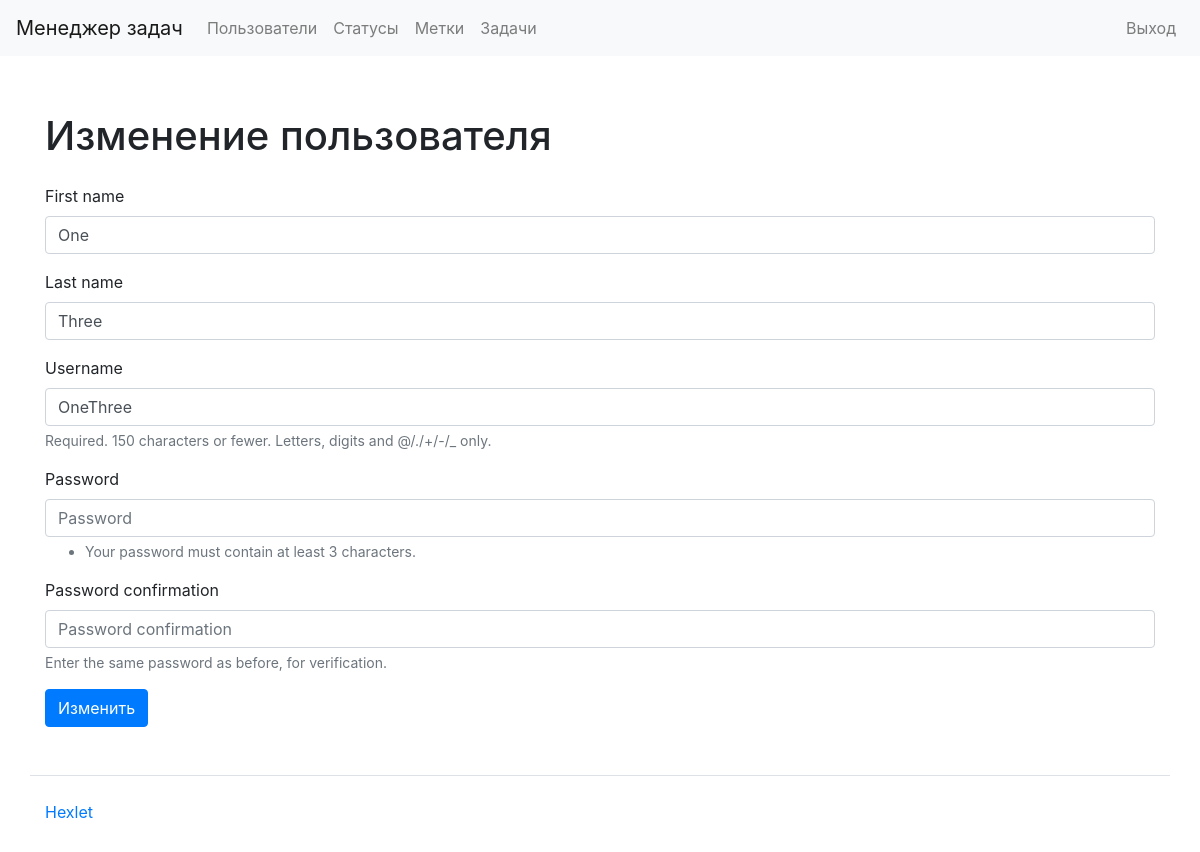
The page /users/2/update/ (signed in) on the database its author committed.
### task_manager/users/models.py (models this page shows)
class CustomUser(AbstractUser):
    def __str__(self):
        return self.get_full_name()

### task_manager/users/views.py (the view)
# urls.py: path('<int:pk>/update/', views.UsersUpdateView.as_view(),
class UsersUpdateView(CustomUnAuthorizedMixin, CustomPermissionRequiredMixin,
                      UpdateView):
    model = get_user_model()
    form_class = SignUpForm
    success_url = reverse_lazy('users_index')
    template_name = 'users/update.html'
    success_message = SUCCESS_UPDATE_MESSAGE

### task_manager/forms.py
class SignUpForm(UserCreationForm):
    class Meta:
        model = get_user_model()
        fields = [
            'first_name', 'last_name', 'username', 'password1', 'password2'
        ]

### task_manager/users/utils.py (called while the page is built)
    def dispatch(self, request, *args, **kwargs):
        if not request.user.is_authenticated:
            messages.error(
                request, ERROR_AUTH_MESSAGE
            )
            return redirect('login')
        return super().dispatch(request, *args, **kwargs)

    def dispatch(self, request, *args, **kwargs):
        if self.request.user != self.get_object():
            messages.error(
                request, ERROR_UPDATE_MESSAGE
            )
            return redirect('users_index')
        return super().dispatch(request, *args, **kwargs)

### task_manager/templates/users/update.html (shortened to what this page needs)
{% extends "index.html" %}
{% load bootstrap4 %}
{% load i18n %}
{% block content %}
<div class="container wrapper flex-grow-1">
    <h1 class="my-4">
        {% trans "Updating user" %}
    </h1>
    <form method="post">
    {% bootstrap_form form %}
    <input class="btn btn-primary" type="submit" value="{% trans 'Update' %}"/>
    </form>
</div>
{% endblock %}

### rows shown on the page
CustomUser: first_name "One", last_name "Three", username "OneThree"
